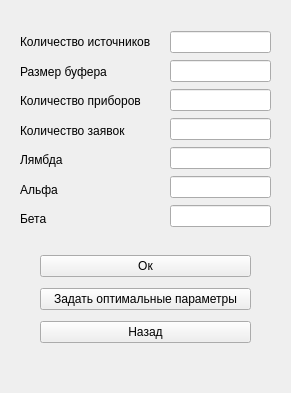
<?xml version="1.0" encoding="UTF-8"?>
<ui version="4.0">
 <class>ConfigWindow</class>
 <widget class="QWidget" name="ConfigWindow">
  <property name="geometry">
   <rect>
    <x>0</x>
    <y>0</y>
    <width>291</width>
    <height>393</height>
   </rect>
  </property>
  <property name="windowTitle">
   <string>Form</string>
  </property>
  <widget class="QWidget" name="verticalLayoutWidget">
   <property name="geometry">
    <rect>
     <x>170</x>
     <y>30</y>
     <width>101</width>
     <height>201</height>
    </rect>
   </property>
   <layout class="QVBoxLayout" name="verticalLayout">
    <item>
     <widget class="QLineEdit" name="lineForSources"/>
    </item>
    <item>
     <widget class="QLineEdit" name="lineForBufer"/>
    </item>
    <item>
     <widget class="QLineEdit" name="lineForDevices"/>
    </item>
    <item>
     <widget class="QLineEdit" name="lineForRequests"/>
    </item>
    <item>
     <widget class="QLineEdit" name="lineForLambda"/>
    </item>
    <item>
     <widget class="QLineEdit" name="lineForAlpha"/>
    </item>
    <item>
     <widget class="QLineEdit" name="lineForBeta"/>
    </item>
   </layout>
  </widget>
  <widget class="QWidget" name="verticalLayoutWidget_2">
   <property name="geometry">
    <rect>
     <x>20</x>
     <y>30</y>
     <width>151</width>
     <height>201</height>
    </rect>
   </property>
   <layout class="QVBoxLayout" name="verticalLayout_2">
    <item>
     <widget class="QLabel" name="label_2">
      <property name="text">
       <string>Количество источников</string>
      </property>
     </widget>
    </item>
    <item>
     <widget class="QLabel" name="label_3">
      <property name="text">
       <string>Размер буфера</string>
      </property>
     </widget>
    </item>
    <item>
     <widget class="QLabel" name="label_6">
      <property name="text">
       <string>Количество приборов</string>
      </property>
     </widget>
    </item>
    <item>
     <widget class="QLabel" name="label_7">
      <property name="text">
       <string>Количество заявок</string>
      </property>
     </widget>
    </item>
    <item>
     <widget class="QLabel" name="label_5">
      <property name="text">
       <string>Лямбда</string>
      </property>
     </widget>
    </item>
    <item>
     <widget class="QLabel" name="label_4">
      <property name="text">
       <string>Альфа</string>
      </property>
     </widget>
    </item>
    <item>
     <widget class="QLabel" name="label">
      <property name="text">
       <string>Бета</string>
      </property>
     </widget>
    </item>
   </layout>
  </widget>
  <widget class="QWidget" name="verticalLayoutWidget_3">
   <property name="geometry">
    <rect>
     <x>40</x>
     <y>250</y>
     <width>211</width>
     <height>100</height>
    </rect>
   </property>
   <layout class="QVBoxLayout" name="verticalLayout_3">
    <item>
     <widget class="QPushButton" name="okButton">
      <property name="text">
       <string>Ок</string>
      </property>
     </widget>
    </item>
    <item>
     <widget class="QPushButton" name="optimalButton">
      <property name="text">
       <string>Задать оптимальные параметры</string>
      </property>
     </widget>
    </item>
    <item>
     <widget class="QPushButton" name="backToMenuButton">
      <property name="text">
       <string>Назад</string>
      </property>
     </widget>
    </item>
   </layout>
  </widget>
 </widget>
 <resources/>
 <connections/>
</ui>
